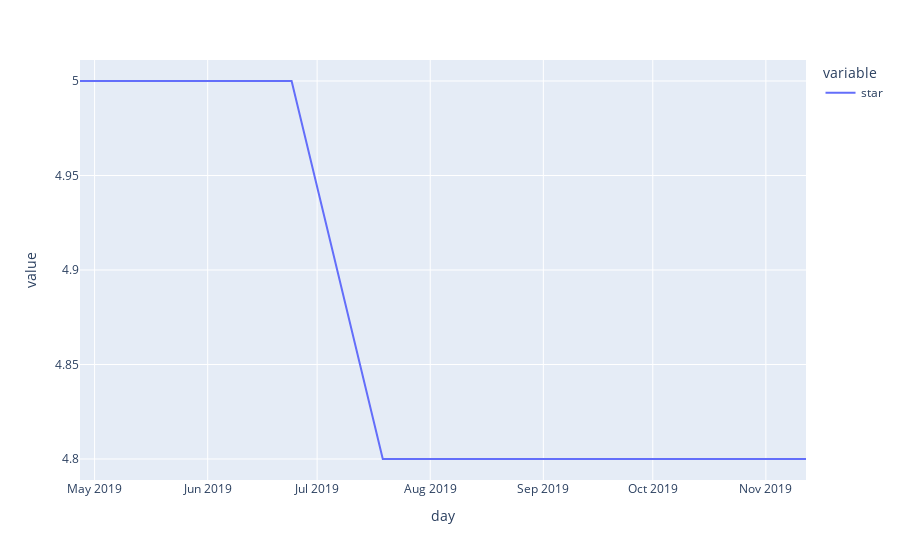

Notebook code cell kept with this figure:
### Code cell
# 大家把鼠标移到图上看看，哪几天的数据没了（非题目）
star_fig1 = asin_star_df.plot()
star_fig1.show()

### Figure 1 — Plotly figure (JSON) as saved in the notebook; plotly's stock layout.template omitted (floating-point values rounded to 4 significant figures; data arrays with more than 128 entries replaced by an {"elided": "..."} marker saying what was removed)
{"data": [{"hovertemplate": "variable=star<br>day=%{x}<br>value=%{y}<extra></extra>", "legendgroup": "star", "line": {"color": "#636efa", "dash": "solid"}, "mode": "lines", "name": "star", "orientation": "v", "showlegend": true, "type": "scatter", "x": {"elided": "176 str values"}, "xaxis": "x", "y": {"elided": "176 float values"}, "yaxis": "y"}], "layout": {"legend": {"title": {"text": "variable"}, "tracegroupgap": 0}, "margin": {"t": 60}, "xaxis": {"anchor": "y", "domain": [0, 1], "title": {"text": "day"}}, "yaxis": {"anchor": "x", "domain": [0, 1], "title": {"text": "value"}}}}
